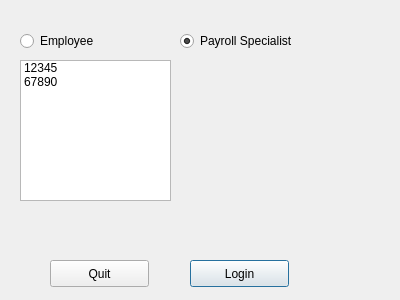
<?xml version="1.0" encoding="UTF-8"?>
<ui version="4.0">
 <class>LoginWindow</class>
 <widget class="QDialog" name="LoginWindow">
  <property name="windowModality">
   <enum>Qt::ApplicationModal</enum>
  </property>
  <property name="geometry">
   <rect>
    <x>0</x>
    <y>0</y>
    <width>400</width>
    <height>300</height>
   </rect>
  </property>
  <property name="windowTitle">
   <string>cuNICS</string>
  </property>
  <property name="modal">
   <bool>true</bool>
  </property>
  <widget class="QPushButton" name="loginButton">
   <property name="geometry">
    <rect>
     <x>190</x>
     <y>260</y>
     <width>99</width>
     <height>27</height>
    </rect>
   </property>
   <property name="text">
    <string>Login</string>
   </property>
  </widget>
  <widget class="QPushButton" name="quitButton">
   <property name="geometry">
    <rect>
     <x>50</x>
     <y>260</y>
     <width>99</width>
     <height>27</height>
    </rect>
   </property>
   <property name="text">
    <string>Quit</string>
   </property>
  </widget>
  <widget class="QRadioButton" name="empButton">
   <property name="geometry">
    <rect>
     <x>20</x>
     <y>30</y>
     <width>117</width>
     <height>22</height>
    </rect>
   </property>
   <property name="text">
    <string>Employee</string>
   </property>
  </widget>
  <widget class="QRadioButton" name="payButton">
   <property name="geometry">
    <rect>
     <x>180</x>
     <y>30</y>
     <width>141</width>
     <height>22</height>
    </rect>
   </property>
   <property name="text">
    <string>Payroll Specialist</string>
   </property>
   <property name="checked">
    <bool>true</bool>
   </property>
  </widget>
  <widget class="QListWidget" name="empList">
   <property name="geometry">
    <rect>
     <x>20</x>
     <y>60</y>
     <width>151</width>
     <height>141</height>
    </rect>
   </property>
   <item>
    <property name="text">
     <string>12345</string>
    </property>
   </item>
   <item>
    <property name="text">
     <string>67890</string>
    </property>
   </item>
  </widget>
 </widget>
 <layoutdefault spacing="6" margin="11"/>
 <resources/>
 <connections/>
</ui>
